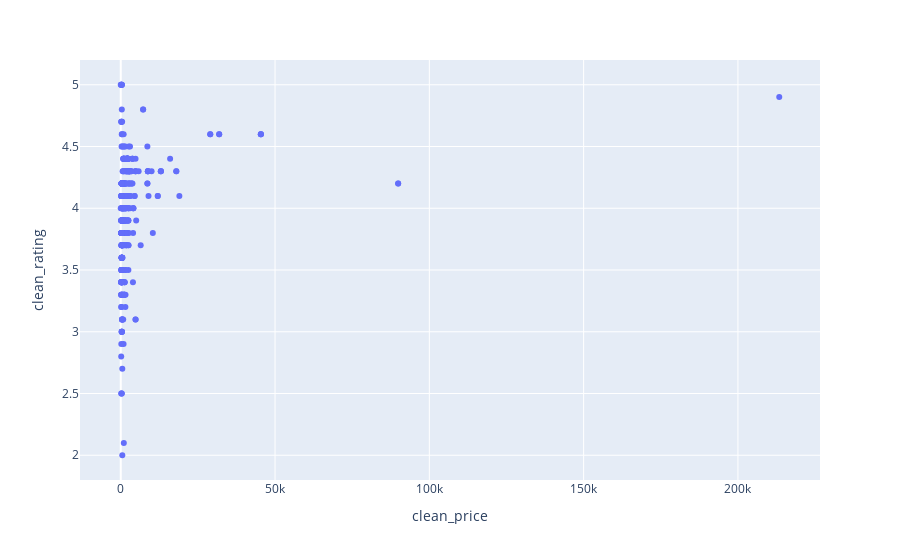

This figure's notebook cell:
### Code cell
import plotly.express as px

px.scatter(df, x='clean_price', y='clean_rating',hover_data=['title'])

### Figure 1 — Plotly figure (JSON) as saved in the notebook; plotly's stock layout.template omitted (floating-point values rounded to 4 significant figures; data arrays with more than 128 entries replaced by an {"elided": "..."} marker saying what was removed)
{"data": [{"customdata": {"elided": "436x1 str values"}, "hovertemplate": "clean_price=%{x}<br>clean_rating=%{y}<br>title=%{customdata[0]}<extra></extra>", "legendgroup": "", "marker": {"color": "#636efa", "symbol": "circle"}, "mode": "markers", "name": "", "orientation": "v", "showlegend": false, "type": "scatter", "x": {"elided": "436 int values"}, "xaxis": "x", "y": {"elided": "436 float values"}, "yaxis": "y"}], "layout": {"legend": {"tracegroupgap": 0}, "margin": {"t": 60}, "xaxis": {"anchor": "y", "domain": [0, 1], "title": {"text": "clean_price"}}, "yaxis": {"anchor": "x", "domain": [0, 1], "title": {"text": "clean_rating"}}}}
